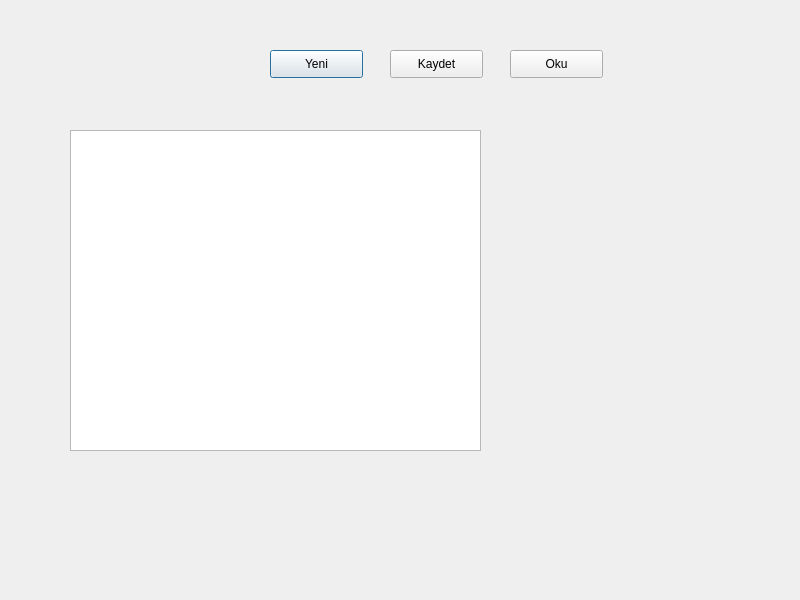
<?xml version="1.0" encoding="UTF-8"?>
<ui version="4.0">
 <class>Dialog</class>
 <widget class="QDialog" name="Dialog">
  <property name="geometry">
   <rect>
    <x>0</x>
    <y>0</y>
    <width>800</width>
    <height>600</height>
   </rect>
  </property>
  <property name="windowTitle">
   <string>Dialog</string>
  </property>
  <widget class="QPushButton" name="btnYeni">
   <property name="geometry">
    <rect>
     <x>270</x>
     <y>50</y>
     <width>93</width>
     <height>28</height>
    </rect>
   </property>
   <property name="text">
    <string>Yeni</string>
   </property>
   <property name="icon">
    <iconset>
     <normalon>:/dosyalar/images/file.png</normalon>
    </iconset>
   </property>
  </widget>
  <widget class="QPushButton" name="btnKaydet">
   <property name="geometry">
    <rect>
     <x>390</x>
     <y>50</y>
     <width>93</width>
     <height>28</height>
    </rect>
   </property>
   <property name="text">
    <string>Kaydet</string>
   </property>
   <property name="icon">
    <iconset>
     <normalon>:/dosyalar/images/disk.png</normalon>
    </iconset>
   </property>
  </widget>
  <widget class="QPushButton" name="btnOku">
   <property name="geometry">
    <rect>
     <x>510</x>
     <y>50</y>
     <width>93</width>
     <height>28</height>
    </rect>
   </property>
   <property name="text">
    <string>Oku</string>
   </property>
   <property name="icon">
    <iconset>
     <normalon>:/dosyalar/images/folder.png</normalon>
    </iconset>
   </property>
  </widget>
  <widget class="QPlainTextEdit" name="txtMetin">
   <property name="geometry">
    <rect>
     <x>70</x>
     <y>130</y>
     <width>411</width>
     <height>321</height>
    </rect>
   </property>
  </widget>
  <widget class="QDialogButtonBox" name="buttonBox">
   <property name="geometry">
    <rect>
     <x>430</x>
     <y>500</y>
     <width>193</width>
     <height>28</height>
    </rect>
   </property>
   <property name="standardButtons">
    <set>QDialogButtonBox::NoButton</set>
   </property>
  </widget>
 </widget>
 <resources/>
 <connections/>
</ui>
